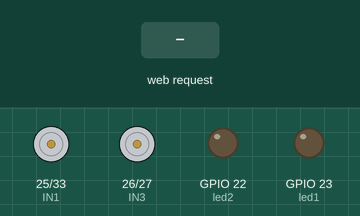
The sketch below on a simulated ESP32. Shown: motor-driver pin pairs drawn as motors (green arrow = first pin HIGH = forward, orange = second pin HIGH = backward, longer = more drive, scaled by the enable pin), output pins drawn as LEDs (lit = HIGH). The test bench sets the inputs (shaded band). WiFi joins after 1.5 s; servers stay silent unless stated; what the sketch prints to the serial monitor is not drawn.

Above: at 2.7 s.
2.8 s: HTTP request GET /H1 received
At 4.3 s:
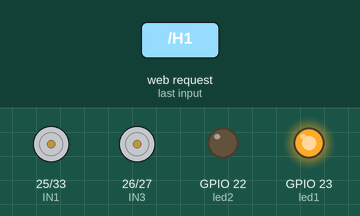
4.8 s: HTTP request GET /H2 received
At 5.8 s:
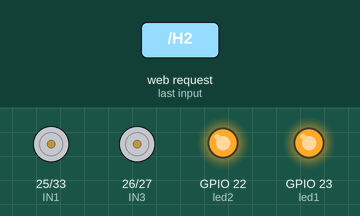
6.8 s: HTTP request GET /L1 received
At 8.0 s:
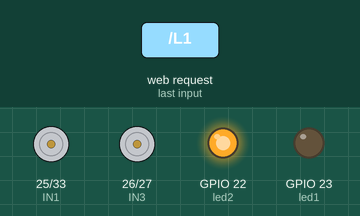
8.3 s: HTTP request GET /H3 received
At 8.7 s:
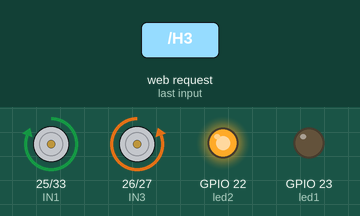
10.3 s: HTTP request GET /H4 received
At 10.7 s:
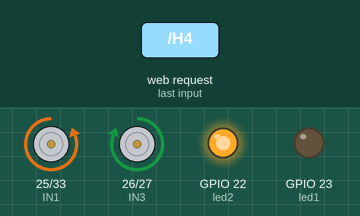
12.3 s: HTTP request GET /L2 received
At 13.5 s:
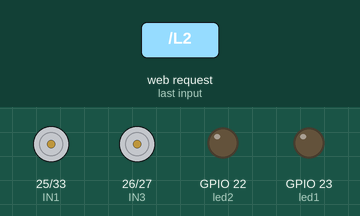
Timing chart, 0 to 14.8 s (numbered marks = the images above; inputs shaded):
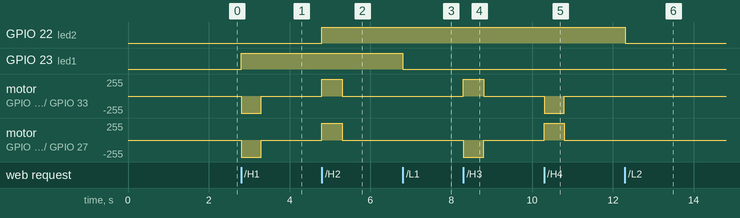

Measured:
- after the input at 2.8 s, GPIO 23 (led1): LOW → HIGH at once; motor on GPIO 25 (IN1) / GPIO 33 (IN2), motor on GPIO 26 (IN3) / GPIO 27 (IN4): stopped → backward 255/255 at once, → stopped 0.50 s later
- after the input at 4.8 s, GPIO 22 (led2): LOW → HIGH at once; motor on GPIO 25 (IN1) / GPIO 33 (IN2), motor on GPIO 26 (IN3) / GPIO 27 (IN4): stopped → forward 255/255 at once, → stopped 0.50 s later
- after the input at 6.8 s, GPIO 23 (led1): HIGH → LOW at once
- after the input at 8.3 s, motor on GPIO 25 (IN1) / GPIO 33 (IN2): stopped → forward 255/255 at once, → stopped 0.50 s later; motor on GPIO 26 (IN3) / GPIO 27 (IN4): stopped → backward 255/255 at once, → stopped 0.50 s later
- after the input at 10.3 s, motor on GPIO 25 (IN1) / GPIO 33 (IN2): stopped → backward 255/255 at once, → stopped 0.50 s later; motor on GPIO 26 (IN3) / GPIO 27 (IN4): stopped → forward 255/255 at once, → stopped 0.50 s later
- after the input at 12.3 s, GPIO 22 (led2): HIGH → LOW at once

The sketch:

esp32_wifi_EC_car_client_server.ino
```cpp
/*
 WiFi Web Server LED Blink

 A simple web server that lets you blink an LED via the web.
 This sketch will print the IP address of your WiFi Shield (once connected)
 to the Serial monitor. From there, you can open that address in a web browser
 to turn on and off the LED on pin 5.

 If the IP address of your shield is yourAddress:
 http://yourAddress/H turns the LED on
 http://yourAddress/L turns it off

 This example is written for a network using WPA encryption. For
 WEP or WPA, change the Wifi.begin() call accordingly.

 Circuit:
 * WiFi shield attached
 * LED attached to pin 5

 created for arduino 25 Nov 2012
 by Tom Igoe

ported for sparkfun esp32
31.01.2017 by Jan Hendrik Berlin

 */

#include <WiFi.h>
int led1 = 23;
int led2 = 22;

int EN_A = 19;      //Enable pin for first motor
int IN1 = 25;       //control pin for first motor
int IN2 = 33;       //control pin for first motor

int IN3 = 26;        //control pin for second motor
int IN4 = 27;        //control pin for second motor
int EN_B = 18;      //Enable pin for second motor

int motor_speed = 1;
int motor_speed1 = 1;

  const char* ssid     = "SSID";
  const char* password = "password";

WiFiServer server(80);

void setup()
{
    Serial.begin(115200);
    pinMode(EN_A, OUTPUT);
  pinMode(IN1, OUTPUT);
  pinMode(IN2, OUTPUT);
  pinMode(IN3, OUTPUT);
  pinMode(IN4, OUTPUT);
  pinMode(EN_B, OUTPUT);

    pinMode(led1, OUTPUT);      // set the LED pin mode
    pinMode(led2, OUTPUT);      // set the LED pin mode

    delay(10);

    // We start by connecting to a WiFi network

    Serial.println();
    Serial.println();
    Serial.print("Connecting to ");
    Serial.println(ssid);

    WiFi.begin(ssid, password);

    while (WiFi.status() != WL_CONNECTED) {
        delay(500);
        Serial.print(".");
    }

    Serial.println("");
    Serial.println("WiFi connected.");
    Serial.println("IP address: ");
    Serial.println(WiFi.localIP());

    server.begin();

}

int value = 0;

void loop(){
 WiFiClient client = server.available();   // listen for incoming clients

  if (client) {                             // if you get a client,
    Serial.println("New Client.");           // print a message out the serial port
    String currentLine = "";                // make a String to hold incoming data from the client
    while (client.connected()) {            // loop while the client's connected
      if (client.available()) {             // if there's bytes to read from the client,
        char c = client.read();             // read a byte, then
        Serial.write(c);                    // print it out the serial monitor
        if (c == '\n') {                    // if the byte is a newline character

          // if the current line is blank, you got two newline characters in a row.
          // that's the end of the client HTTP request, so send a response:
          if (currentLine.length() == 0) {
            // HTTP headers always start with a response code (e.g. HTTP/1.1 200 OK)
            // and a content-type so the client knows what's coming, then a blank line:
            client.println("HTTP/1.1 200 OK");
            client.println("Content-type:text/html");
            client.println();

            // the content of the HTTP response follows the header:
            client.print("Click <a href=\"/H1\">here</a> to turn the LED1 on pin 5 on.<br>");
            client.print("Click <a href=\"/L1\">here</a> to turn the LED1 on pin 5 off.<br>");

            client.print("Click <a href=\"/H2\">here</a> to turn the LED2 on pin 5 on.<br>");
            client.print("Click <a href=\"/L2\">here</a> to turn the LED2 on pin 5 off.<br>");

            // The HTTP response ends with another blank line:
            client.println();
            // break out of the while loop:
            break;
          } else {    // if you got a newline, then clear currentLine:
            currentLine = "";
          }
        } else if (c != '\r') {  // if you got anything else but a carriage return character,
          currentLine += c;      // add it to the end of the currentLine
        }

        // Check to see if the client request was "GET /H" or "GET /L":
        if (currentLine.endsWith("GET /H1")) {
          digitalWrite(led1, HIGH);               // GET /H turns the LED on
          Forward();
          delay(500);
          StopAllEngins();
        }
        if (currentLine.endsWith("GET /L1")) {
          digitalWrite(led1, LOW);                // GET /L turns the LED off
        }
        if (currentLine.endsWith("GET /H2")) {
          digitalWrite(led2, HIGH);               // GET /H turns the LED on
          Backword();
          delay(500);
          StopAllEngins();

        }
        if (currentLine.endsWith("GET /L2")) {
          digitalWrite(led2, LOW);                // GET /L turns the LED off
        }
        if (currentLine.endsWith("GET /H3")) {
//          digitalWrite(led2, HIGH);               // GET /H turns the LED on
          TurnRight();
          delay(500);
          StopAllEngins();

        }
        if (currentLine.endsWith("GET /L3")) {
//          digitalWrite(led2, LOW);                // GET /L turns the LED off
        }
        if (currentLine.endsWith("GET /H4")) {
//          digitalWrite(led2, HIGH);               // GET /H turns the LED on
          TurnLeft();
          delay(500);
          StopAllEngins();

        }
        if (currentLine.endsWith("GET /L4")) {
//          digitalWrite(led2, LOW);                // GET /L turns the LED off
        }
      }
    }
    // close the connection:
    client.stop();
    Serial.println("Client Disconnected.");
  }
}

void StopAllEngins(){
     Serial.println("Stop All ...");
  digitalWrite(IN1, LOW);
  digitalWrite(IN2, LOW);
  digitalWrite(IN3, LOW);
  digitalWrite(IN4, LOW);
  digitalWrite(EN_A,0);
  digitalWrite(EN_B,0);
}

void Forward(){
     Serial.println("Forward ...");
  digitalWrite(IN1, LOW);
  digitalWrite(IN2, HIGH);
  digitalWrite(IN3, LOW);
  digitalWrite(IN4, HIGH);
  digitalWrite(EN_A,100);
  digitalWrite(EN_B,100);
}

void Backword(){
     Serial.println("Backward ...");
  digitalWrite(IN1, HIGH);
  digitalWrite(IN2, LOW);
  digitalWrite(IN3, HIGH);
  digitalWrite(IN4, LOW);
  digitalWrite(EN_A,50);
  digitalWrite(EN_B,50);
}

void TurnRight(){
     Serial.println("Right ...");
  digitalWrite(IN2, LOW);
  digitalWrite(IN1, HIGH);
  digitalWrite(IN3, LOW);
  digitalWrite(IN4, HIGH);
  digitalWrite(EN_A,100);
  digitalWrite(EN_B,100);
}

void TurnLeft(){
     Serial.println("Left ...");
  digitalWrite(IN1, LOW);
  digitalWrite(IN2, HIGH);
  digitalWrite(IN4, LOW);
  digitalWrite(IN3, HIGH);
  digitalWrite(EN_A,100);
  digitalWrite(EN_B,100);
}
//void TurnMotorB(){
//
//  digitalWrite(IN3, HIGH);
//  digitalWrite(IN4, LOW);
//  digitalWrite(EN_B,50);
//  delay(500);
//}
//void TurnOFFB(){
//  digitalWrite(IN3, LOW);
//  digitalWrite(IN4, LOW);
//}
```
